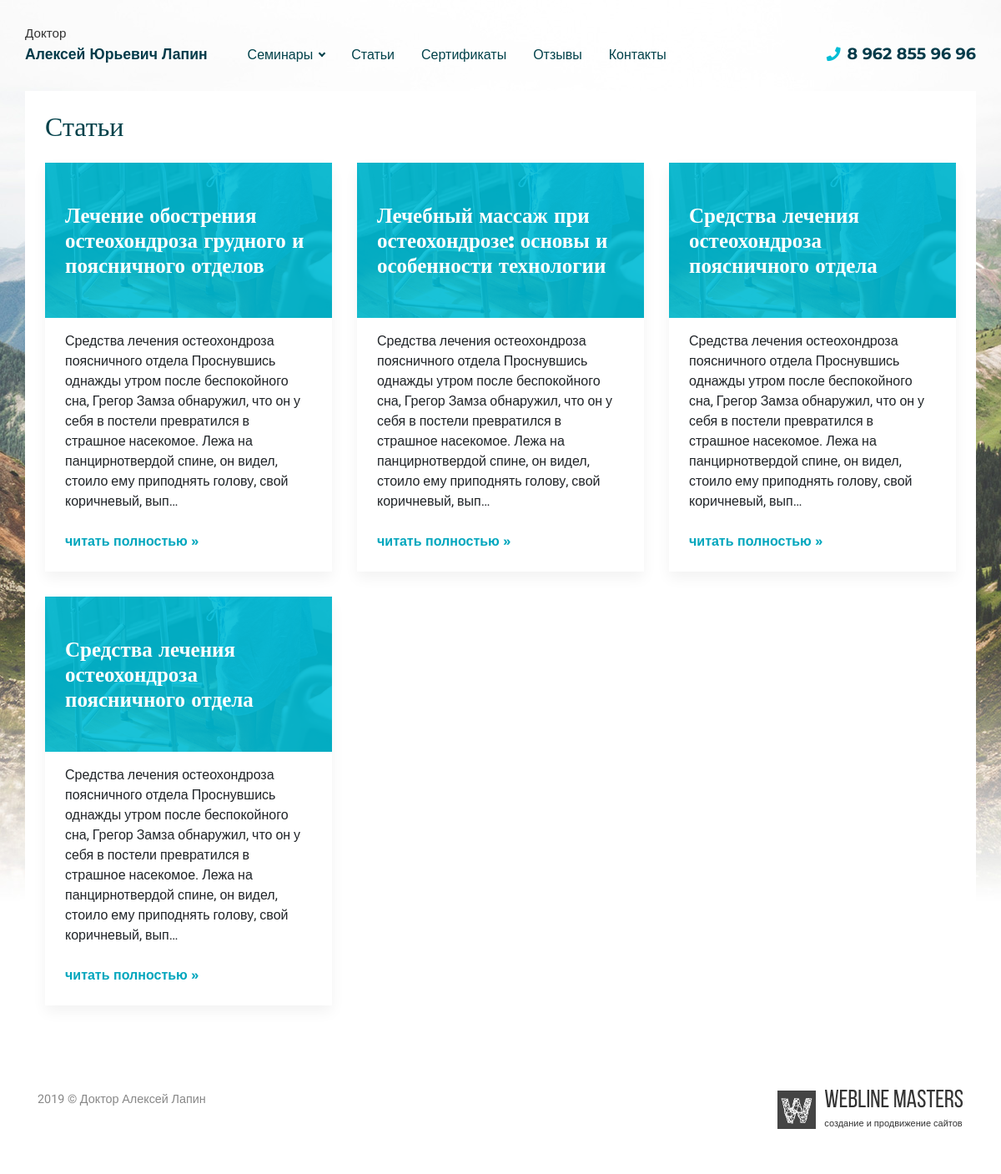
/articles/all/, run on an earlier commit of the app's database.
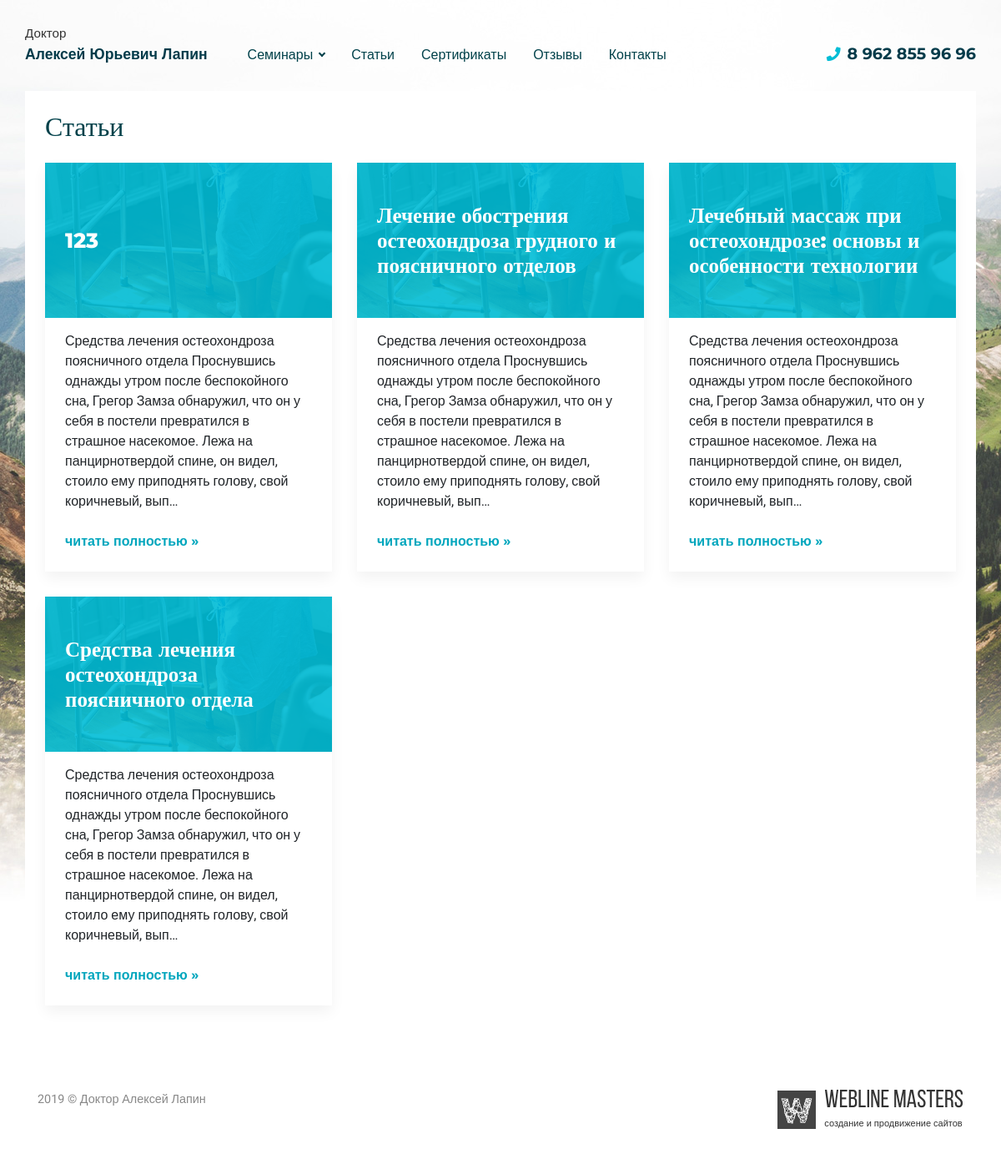
And on a later commit of the database.
### articles/models.py (models this page shows, shortened)
class Article(models.Model):
    title = models.CharField(max_length=250, verbose_name='Заголовок')
    text = HTMLField(verbose_name='Текст')
    published = models.BooleanField(default=True, verbose_name='Активно')
    created_date = models.DateField(default=date.today, verbose_name='Дата создания')
    video = models.CharField(max_length=250, verbose_name='Ссылка на видео', blank=True, null=True)
    def get_picture_url(self, filename):
        ext = filename.split('.')[-1]
        filename = '%s.%s' % (self.id, ext)
        year = datetime.now().year
        month = datetime.now().month
        return 'images/articles/%s/%s/%s' % (year, month, filename)
    image = models.ImageField(upload_to=get_picture_url, verbose_name='Изображение')
    def get_absolute_url(self):
        return reverse('article_detail', args=[self.id])
    class Meta:
        verbose_name = 'Статья'
        verbose_name_plural = 'Все статьи'
        ordering = ['-created_date']

### articles/views.py (the view)
# urls.py: path('all/', views.all_articles, name='all_articles'),
def all_articles(request):
    all_articles = Article.objects.filter(published=True)
    context = {
        'all_articles': all_articles,
    }
    return render(request, 'articles/all_articles.html', context)

### contacts/context_processors.py (called while the page is built)
def getting_phone(request):
    phone = Phone.objects.first()
    context = {
        'phone': phone,
    }
    return context

### contacts/models.py (called while the page is built)
    def __str__(self):
        return '%s' % self.phone

### templates/articles/all_articles.html (shortened to what this page needs)
{% extends 'base.html' %}
{% block content %}
    <div class="container bg-white p-4">
        <h1 class="display-4 text-secondary mt-0 mb-4">Статьи</h1>
        <div class="row">
            {% for article in all_articles %}
                <div class="col-lg-4 col-md-6">
                    <div class="article-item shadow">
                        <a href="{{ article.get_absolute_url }}" class="article-item-img d-flex align-items-center px-4 py-5" style="background-image: url('{{ article.image.url }}');">
                            <h3 class="m-0">{{ article.title }}</h3>
                        </a>
                        <div class="article-item-caption px-4 pb-4 pt-3">
                            <p>{{ article.text|truncatechars:300|striptags }}</p>
                            <a class="link-more" href="{{ article.get_absolute_url }}" title="">читать полностью »</a>
                        </div>
                    </div>
                </div>
            {% endfor %}
        </div>
    </div>
{% endblock content %}

What changed in the data, as far as the page shows it:
removed Article: image (picture), title "Средства лечения остеохондроза поясничного отдела", text "Средства лечения остеохондроза поясничного отдела Проснувшись однажды утром после беспокойного сна, Грегор Замза обнаружил, что он у себя в постели превратился в страшное насекомое. Лежа на панцирнотвердой спине, он видел, стоило ему приподнять голову, свой коричневый, вып…"
added Article: image (picture), title "123", text "Средства лечения остеохондроза поясничного отдела Проснувшись однажды утром после беспокойного сна, Грегор Замза обнаружил, что он у себя в постели превратился в страшное насекомое. Лежа на панцирнотвердой спине, он видел, стоило ему приподнять голову, свой коричневый, вып…"
